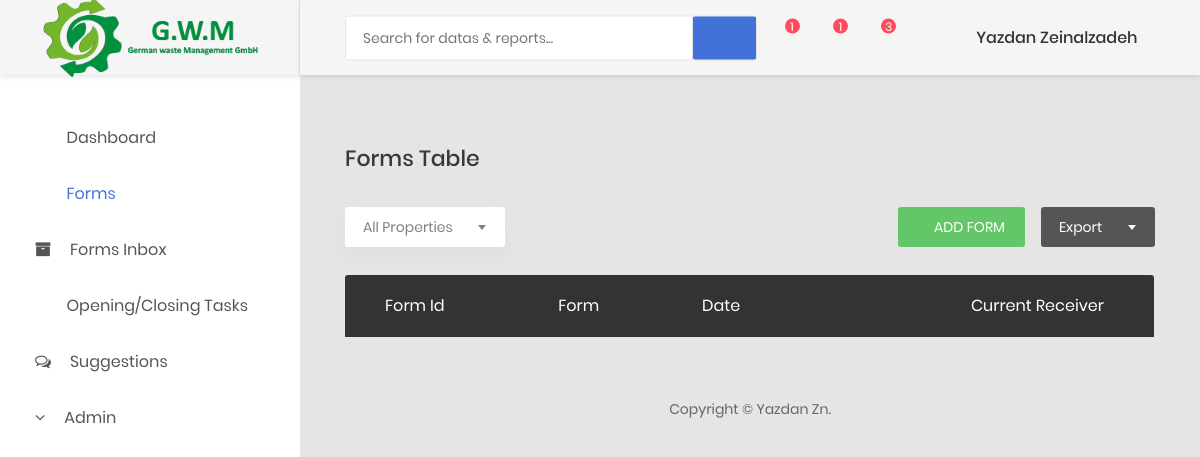
Before: /dashboard/forms/ (signed in) with the older database file.
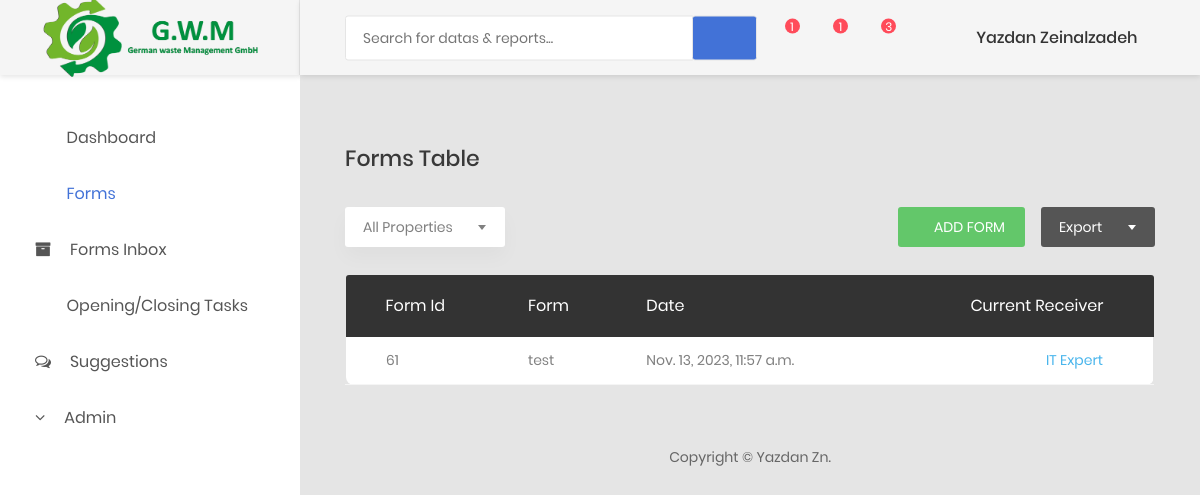
After: the same page with the newer database file.
### dashboard/models.py (models this page shows, shortened)
class UserForm(models.Model):
    created_by = models.ForeignKey("User", related_name='created_by' , on_delete=models.CASCADE)
    sample = models.ForeignKey("FormSample",related_name ="sample", on_delete=models.CASCADE)
    title = models.CharField(max_length=50)
    date = models.DateTimeField(auto_now_add=True)
    STATUS_CHOICES = (
        ('og','On Going'),
        ('edit','Must Be Edited'),
        ('sm', 'Submitted'),
        ('dc','Declined')
    )
    status = models.CharField(max_length=50,choices=STATUS_CHOICES,null=True,blank=True)
    fields = models.JSONField(null=True) # Type: Value
    current_transition = models.OneToOneField(FormTransition, on_delete=models.CASCADE,null=True)
    all_transitions = models.ManyToManyField(FormTransition,related_name ="all_transitions")

class FormSample(models.Model):
    title = models.CharField(max_length=50)
    description = models.TextField()
    fields = models.JSONField(null=True) # Type: , Value:
    transitions = models.JSONField(null=True)
    theme_color = models.CharField(null=True,max_length=50)

class FormTransition(models.Model):
    form = models.ForeignKey("UserForm", on_delete=models.CASCADE , null=True)
    receivers_role = models.CharField(max_length=150, choices=ROLES,null=True)
    sign = models.FileField(upload_to='uploads/', null=True)
    next_transition = models.ForeignKey('self', related_name='next', on_delete=models.CASCADE , null=True)
    prev_transition = models.ForeignKey('self', related_name='prev', on_delete=models.CASCADE , null=True)
    sender_user = models.ForeignKey("User", related_name='sender' , on_delete=models.CASCADE, null=True)
    STATUS_CHOICES = (
        ('edit','Must Be Edited'),
        ('sb','Sent Back'),
        ('ac', 'Accepted'),
        ('dc','Declined')
    )
    status = models.CharField(max_length=150,choices=STATUS_CHOICES,default='og',null=True)
    date = models.DateTimeField(auto_now_add=True)
    comment = models.TextField()

### dashboard/views.py (the view)
# urls.py: path("forms/", views.dashboard_forms, name="forms"),
def dashboard_forms(request):
    if not request.user.is_authenticated:
        return redirect("login")
    all_sample_forms = list(FormSample.objects.all())
    user_forms = UserForm.objects.filter(created_by=request.user)
    for form in user_forms:
        form.sample.transitions = json.loads(form.sample.transitions)
    return render(request, 'dashboard/forms.html',{'page':'forms','user_forms':user_forms, 'form_samples':all_sample_forms})

### dashboard/templates/dashboard/forms.html (shortened to what this page needs)
{% extends 'dashboard/base.html' %}
{% block content %}
    <div class="row m-t-30">
        <div class="col-md-12">
            <h3 class="title-5 m-b-35">Forms Table</h3>
            <div class="table-data__tool">
                <div class="table-data__tool-left">
                    <div class="rs-select2--light rs-select2--md">
                    </div>
                </div>
                <div class="table-data__tool-right">
                    <button  type="button" data-toggle="modal" data-target="#mediumModal" class="au-btn au-btn-icon au-btn--green au-btn--small">
                        <i class="zmdi zmdi-plus" ></i>add form</button>
                    <div class="rs-select2--dark rs-select2--sm rs-select2--dark2">
                    </div>
                </div>
            </div>
            <div class="table-responsive m-b-40">
                <table class="table table-borderless table-data3">
                    <thead>
                        <tr>
                            <th>form id</th>
                            <th>form</th>
                            <th>date</th>
                            <th>current receiver</th>
                        </tr>
                    </thead>
                    <tbody>
                    {% for user_form in user_forms %}
                        <tr class='clickable-row' data-toggle="modal" onClick="" data-target="#{{user_form.id}}" style="cursor:pointer">
                            <td>{{ user_form.id }} </td>
                            <td>{{ user_form.sample.title }} </td>
                            <td>{{ user_form.date }} </td>
                            <td  class="process">{% if  user_form.status == 'sm'%} <span class="badge badge-success">Submitted</span>
                                {% elif user_form.status == 'dc'%}<span class="badge badge-danger">Declined</span>
                                {% elif user_form.status == 'edit'%}<span class="badge badge-warning">Must Be Edited</span>
                                {% else %}{{ user_form.current_transition.receivers_role }} {% endif %} </td>
                        </tr>
                    {% endfor %}
                    </tbody>
                </table>
            </div>
        </div>
    </div>
{% endblock content %}

Changed rows visible on the page:
added UserForm: id "61", sample "test", date "Nov. 13, 2023, 11:57 a.m.", current_transition.receivers_role "IT Expert"
